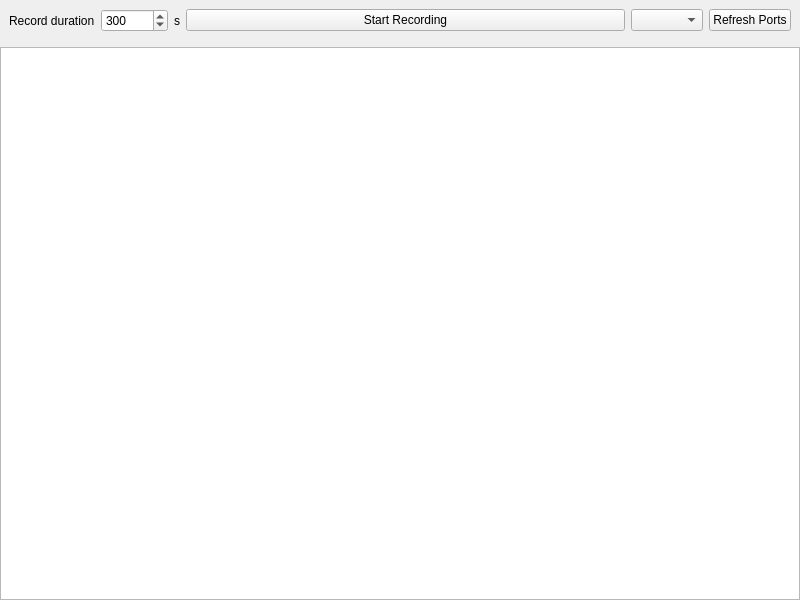
<?xml version="1.0" encoding="UTF-8"?>
<ui version="4.0">
 <class>HSWindow</class>
 <widget class="QMainWindow" name="HSWindow">
  <property name="geometry">
   <rect>
    <x>0</x>
    <y>0</y>
    <width>800</width>
    <height>600</height>
   </rect>
  </property>
  <property name="windowTitle">
   <string>HSWindow</string>
  </property>
  <widget class="QWidget" name="centralwidget">
   <layout class="QGridLayout" name="gridLayout">
    <property name="leftMargin">
     <number>0</number>
    </property>
    <property name="topMargin">
     <number>0</number>
    </property>
    <property name="rightMargin">
     <number>0</number>
    </property>
    <property name="bottomMargin">
     <number>0</number>
    </property>
    <item row="0" column="0">
     <widget class="QFrame" name="frame">
      <layout class="QHBoxLayout" name="horizontalLayout">
       <item>
        <widget class="QLabel" name="label">
         <property name="text">
          <string>Record duration</string>
         </property>
        </widget>
       </item>
       <item>
        <widget class="QSpinBox" name="recordDuration">
         <property name="minimum">
          <number>1</number>
         </property>
         <property name="maximum">
          <number>999999</number>
         </property>
         <property name="value">
          <number>300</number>
         </property>
        </widget>
       </item>
       <item>
        <widget class="QLabel" name="label_2">
         <property name="text">
          <string>s</string>
         </property>
        </widget>
       </item>
       <item>
        <widget class="QPushButton" name="recButton">
         <property name="sizePolicy">
          <sizepolicy hsizetype="Expanding" vsizetype="Fixed">
           <horstretch>0</horstretch>
           <verstretch>0</verstretch>
          </sizepolicy>
         </property>
         <property name="text">
          <string>Start Recording</string>
         </property>
        </widget>
       </item>
       <item>
        <widget class="QComboBox" name="serialPorts">
         <property name="sizePolicy">
          <sizepolicy hsizetype="Minimum" vsizetype="Fixed">
           <horstretch>0</horstretch>
           <verstretch>0</verstretch>
          </sizepolicy>
         </property>
        </widget>
       </item>
       <item>
        <widget class="QPushButton" name="refreshSerialButton">
         <property name="text">
          <string>Refresh Ports</string>
         </property>
        </widget>
       </item>
      </layout>
     </widget>
    </item>
    <item row="2" column="0">
     <widget class="QChartView" name="heartChart"/>
    </item>
   </layout>
  </widget>
  <widget class="QMenuBar" name="menubar">
   <property name="geometry">
    <rect>
     <x>0</x>
     <y>0</y>
     <width>800</width>
     <height>32</height>
    </rect>
   </property>
  </widget>
 </widget>
 <customwidgets>
  <customwidget>
   <class>QChartView</class>
   <extends>QGraphicsView</extends>
   <header>QtCharts</header>
  </customwidget>
 </customwidgets>
 <resources/>
 <connections/>
</ui>
